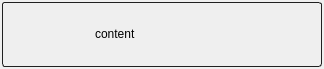
<?xml version="1.0" encoding="UTF-8"?>
<ui version="4.0">
 <class>FileItemForm</class>
 <widget class="QWidget" name="FileItemForm">
  <property name="geometry">
   <rect>
    <x>0</x>
    <y>0</y>
    <width>324</width>
    <height>69</height>
   </rect>
  </property>
  <property name="maximumSize">
   <size>
    <width>16777215</width>
    <height>69</height>
   </size>
  </property>
  <property name="windowTitle">
   <string>Form</string>
  </property>
  <layout class="QHBoxLayout" name="horizontalLayout_2">
   <property name="margin">
    <number>2</number>
   </property>
   <item>
    <widget class="QFrame" name="background">
     <property name="styleSheet">
      <string notr="true">#background {
border-radius: 3px;
border-style: solid;
border-width: 1px;
border-color: rgb(32,32,32);
}</string>
     </property>
     <property name="frameShape">
      <enum>QFrame::StyledPanel</enum>
     </property>
     <property name="frameShadow">
      <enum>QFrame::Raised</enum>
     </property>
     <layout class="QHBoxLayout" name="horizontalLayout" stretch="0,1,0">
      <property name="spacing">
       <number>8</number>
      </property>
      <property name="margin">
       <number>4</number>
      </property>
      <item>
       <widget class="ThumbnailLabel" name="thumbnail">
        <property name="minimumSize">
         <size>
          <width>80</width>
          <height>55</height>
         </size>
        </property>
        <property name="maximumSize">
         <size>
          <width>80</width>
          <height>55</height>
         </size>
        </property>
        <property name="styleSheet">
         <string notr="true"/>
        </property>
        <property name="text">
         <string/>
        </property>
        <property name="pixmap">
         <pixmap>:/res/thumb_empty.png</pixmap>
        </property>
        <property name="scaledContents">
         <bool>false</bool>
        </property>
        <property name="alignment">
         <set>Qt::AlignCenter</set>
        </property>
       </widget>
      </item>
      <item>
       <widget class="QLabel" name="details">
        <property name="sizePolicy">
         <sizepolicy hsizetype="Expanding" vsizetype="Maximum">
          <horstretch>0</horstretch>
          <verstretch>0</verstretch>
         </sizepolicy>
        </property>
        <property name="text">
         <string>content</string>
        </property>
        <property name="alignment">
         <set>Qt::AlignLeading|Qt::AlignLeft|Qt::AlignVCenter</set>
        </property>
        <property name="wordWrap">
         <bool>true</bool>
        </property>
       </widget>
      </item>
      <item>
       <layout class="QVBoxLayout" name="verticalLayout" stretch="1,0">
        <property name="spacing">
         <number>0</number>
        </property>
        <item>
         <spacer name="verticalSpacer">
          <property name="orientation">
           <enum>Qt::Vertical</enum>
          </property>
          <property name="sizeType">
           <enum>QSizePolicy::Expanding</enum>
          </property>
          <property name="sizeHint" stdset="0">
           <size>
            <width>0</width>
            <height>0</height>
           </size>
          </property>
         </spacer>
        </item>
        <item>
         <widget class="QLabel" name="locked_label">
          <property name="minimumSize">
           <size>
            <width>12</width>
            <height>14</height>
           </size>
          </property>
          <property name="maximumSize">
           <size>
            <width>12</width>
            <height>14</height>
           </size>
          </property>
          <property name="text">
           <string/>
          </property>
          <property name="pixmap">
           <pixmap>:/res/padlock.png</pixmap>
          </property>
          <property name="scaledContents">
           <bool>false</bool>
          </property>
         </widget>
        </item>
       </layout>
      </item>
     </layout>
    </widget>
   </item>
  </layout>
 </widget>
 <customwidgets>
  <customwidget>
   <class>ThumbnailLabel</class>
   <extends>QLabel</extends>
   <header>.thumbnail_label</header>
  </customwidget>
 </customwidgets>
 <resources>
  <include location="resources.qrc"/>
 </resources>
 <connections/>
</ui>
